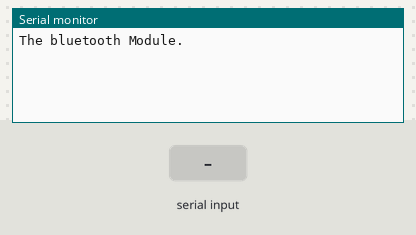
A sketch run on a simulated Arduino Uno, built with avr-gcc and run on an emulated ATmega328P. Parts: the last lines printed to the serial monitor. Inputs (shaded band) come from the test bench.

Above: at 1.2 s.
1.3 s: "1" received over the second serial link
At 2.1 s:
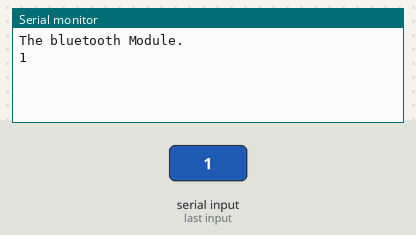
2.8 s: "0" received over the second serial link
At 3.3 s:
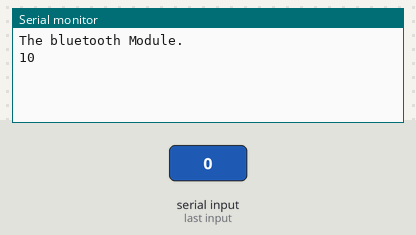

Measured:
- after the input at 1.3 s, the serial monitor: prints a new line at once (image 1)
- after the input at 2.8 s, the serial monitor: prints a new line at once (image 2)

The sketch:

sketch_jun10b.ino
```cpp
//int state;
//int flag=0;
//void setup()
//{
//pinMode(7,OUTPUT); pinMode(8,OUTPUT); Serial.begin(9600);
//}
//void loop() {
//if( Serial.available() > 0)
//{
//state = Serial.read(); Serial.println(state); flag=0;
//}
//if (state == '1') // Checking Command from User
//{
//if(flag == 0){
//Serial.println("Stop"); flag=1;
//}
//}
//else if (state == '2')
//{
//if(flag == 0)
//{
//Serial.println("Forward"); flag=1;
//Serial.println(flag);
//}}}
#include <SoftwareSerial.h>
SoftwareSerial EEBlue(10, 11); // RX | TX
void setup()
{
Serial.begin(9600);
EEBlue.begin(9600); //Default Baud for comm, it may be different for your Module.
Serial.println("The bluetooth Module.");
}

void loop()
{

// Feed any data from bluetooth to Terminal.
if (EEBlue.available())
Serial.write(EEBlue.read());

// Feed all data from termial to bluetooth
if (Serial.available())
EEBlue.write(Serial.read());}
```
